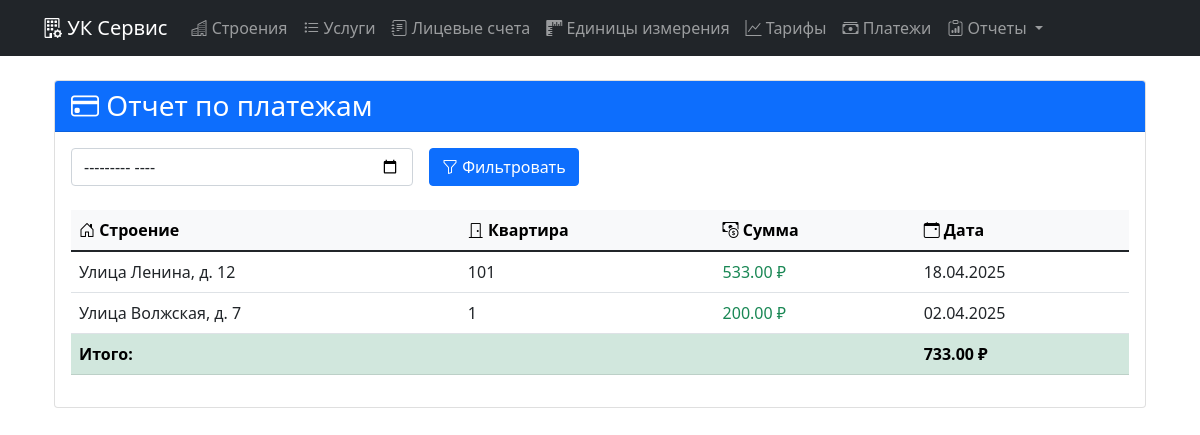
Page /payment_report/ on the committed database.
### main/models.py (models this page shows, shortened)
class Payment(models.Model):
    account = models.ForeignKey(Account, on_delete=models.CASCADE, related_name='payments')
    amount = models.DecimalField("Сумма", max_digits=10, decimal_places=2)
    date = models.DateField("Дата оплаты")
    class Meta:
        ordering = ['-date']

class Account(models.Model):
    room = models.OneToOneField(Room, on_delete=models.CASCADE, related_name='account')
    services = models.ManyToManyField(Service)
    balance = models.DecimalField("Баланс", max_digits=12, decimal_places=2, default=0)

class Room(models.Model):
    building = models.ForeignKey(Building, on_delete=models.CASCADE, related_name='rooms')
    number = models.CharField("Номер помещения", max_length=10)
    class Meta:
        unique_together = ('building', 'number')

class Building(models.Model):
    address = models.CharField("Адрес", max_length=200, unique=True)

### main/views.py (the view)
# urls.py: path('payment_report/', views.payment_report, name='payment_report'),
def payment_report(request):
    payments = Payment.objects.select_related('account').order_by('-date')
    period = request.GET.get('period')
    if period:
        try:
            year, month = map(int, period.split('-'))
            payments = payments.filter(date__year=year, date__month=month)
        except ValueError:
            messages.error(request, "Некорректный формат периода. Используйте ГГГГ-ММ")
    context = {
        'payments': payments,
        'total_amount': payments.aggregate(Sum('amount'))['amount__sum'] or 0,
        'period': period
    }
    return render(request, 'reports/payment_report.html', context)

### templates/reports/payment_report.html
{% extends 'base.html' %}
{% block content %}
<div class="container mt-4">
    <div class="card">
        <div class="card-header bg-primary text-white">
            <h3 class="mb-0">
                <i class="bi bi-credit-card"></i> Отчет по платежам
            </h3>
        </div>
        <div class="card-body">
            <form method="get" class="mb-4 row g-3 align-items-center">
                <div class="col-md-4">
                    <input type="month"
                           name="period"
                           class="form-control"
                           value="{{ period }}"
                           max="{{ now|date:'Y-m' }}">
                </div>
                <div class="col-auto">
                    <button type="submit" class="btn btn-primary">
                        <i class="bi bi-funnel"></i> Фильтровать
                    </button>
                </div>
            </form>
            {% if payments %}
            <div class="table-responsive">
                <table class="table table-hover">
                    <thead class="table-light">
                        <tr>
                            <th><i class="bi bi-house-door"></i> Строение</th>
                            <th><i class="bi bi-door-closed"></i> Квартира</th>
                            <th><i class="bi bi-cash-coin"></i> Сумма</th>
                            <th><i class="bi bi-calendar-event"></i> Дата</th>
                        </tr>
                    </thead>
                    <tbody>
                        {% for payment in payments %}
                        <tr>
                            <td>{{ payment.account.room.building.address }}</td>
                            <td>{{ payment.account.room.number }}</td>
                            <td class="text-success">{{ payment.amount|floatformat:2 }} ₽</td>
                            <td>{{ payment.date|date:"d.m.Y" }}</td>
                        </tr>
                        {% endfor %}
                        <tr class="table-success">
                            <td colspan="3" class="fw-bold">Итого:</td>
                            <td class="fw-bold">{{ total_amount|floatformat:2 }} ₽</td>
                        </tr>
                    </tbody>
                </table>
            </div>
            {% else %}
            <div class="alert alert-info">
                <i class="bi bi-info-circle"></i> Нет данных для отображения
            </div>
            {% endif %}
        </div>
    </div>
</div>
{% endblock %}

### rows in the picture
Payment: account.room.building.address "Улица Ленина, д. 12", account.room.number "101", amount "533.00", date "18.04.2025"
Payment: account.room.building.address "Улица Волжская, д. 7", account.room.number "1", amount "200.00", date "02.04.2025"

### other values in the picture
{{ total_amount|floatformat:2 }} "733.00"
